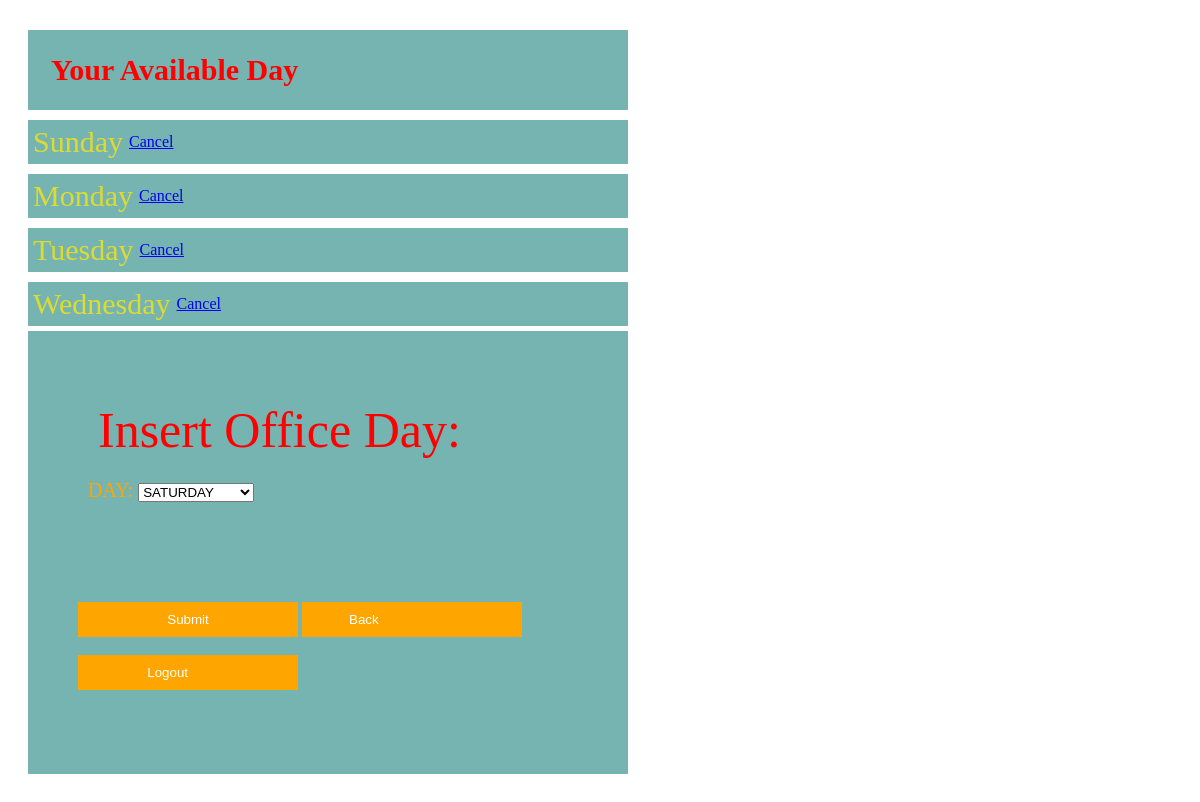
Screenshot of /day_available.php (signed in) with the database file from the repository.
### tables this page shows
CREATE TABLE `available` (
  `day_id` int(11) NOT NULL,
  `doctor_id` int(11) NOT NULL
);

CREATE TABLE `day` (
  `id` int(11) NOT NULL,
  `day` varchar(20) NOT NULL
);

### doctor_function.php (called while the page is built, shortened)
<?php
function check($con)
{
	if(isset($_SESSION['nid']))
	{
		$nid = $_SESSION['nid'];
		$query = "select * from doctor where NID_no = '$nid' limit 1";
		$result = mysqli_query($con,$query);
		if($result && mysqli_num_rows($result) > 0)
		{
			$doctor_data = mysqli_fetch_assoc($result);
			return $doctor_data;
		}
	}
	die;
}

### day_available.php (the view, shortened to what this page needs)
<?php
	include("connection.php");
	include("doctor_function.php");
$doctor_data = check($con);
$doctor_id=$doctor_data['id'];
$query = "select * from available where doctor_id=$doctor_id";
		$result = mysqli_query($con,$query);
		if($result && mysqli_num_rows($result) > 0)
		{
		echo '<div id="bx"><table>
       <tr><th><div style="font-size: 30px;margin: 20px;color: red;">Your Available Day</div></th></tr>
    </table>	</div>';
while($row = $result->fetch_assoc()) {
 $p=$row["day_id"];
 $query = "select * from day where id = '$p' limit 1";
		$r = mysqli_query($con,$query);
		if($r && mysqli_num_rows($r) > 0)
		{
			$doctor_info = mysqli_fetch_assoc($r);
			$q=$doctor_info['day'];
			echo '<div id="b"><table>
       <tr><td><div style="font-size: 30px;margin: 2px;color: #DEDB30;">'.$q.'</td><td><a href="doctor_day_cancel.php/?id='.$p.'">Cancel</a></div></td></tr>
    </table></div>';
		}
}
		}
?>
<!DOCTYPE html>
<html>
<head>
</head>
<body>
<div id="box">
		<form method="post">
			<div style="font-size: 50px;margin: 20px;color: red;">Insert Office Day:</div>
<table>
   <div style="font-size: 20px;margin: 10px;color: orange;">DAY:
   <select id="day" name="day">
      <option value="7">SATURDAY</option>
     </select>
   </div>
   </table>
<br><br><br>
			<br><br><input id="button" type="submit" value="Submit">
			<a href="doctor_profile.php"><input id="button" value="          Back"></a><br><br>
	<a href="logout.php"><input id="button" value="                Logout"></a><br><br>
  </div>
	<br><br><br><br>
</body>
</html>

### day_available.php (style rules this page uses)
html, body { height: 100%; }
body { background-image: url(https://artisana.ro/wp-content/uploads/2018/09/slider2.png); background-repeat: repeat; background-size: 100% 100%; }
#button { padding: 10px; width: 220px; color: white; background-color: orange; border: none; }
#box { background-color: #0E7B7790 ; width: 500px; padding: 50px; margin-top:5px; margin-left:20px; }
#b { background-color: #0E7B7790 ; margin: auto; width: 600px; padding: 0px; margin-top:10px; margin-left:20px; }
#bx { background-color: #0E7B7790 ; margin: auto; width: 600px; padding: 0px; margin-top:30px; margin-left:20px; }

### rows the page displays
available: day.day "Sunday"
available: day.day "Monday"
available: day.day "Tuesday"
available: day.day "Wednesday"
